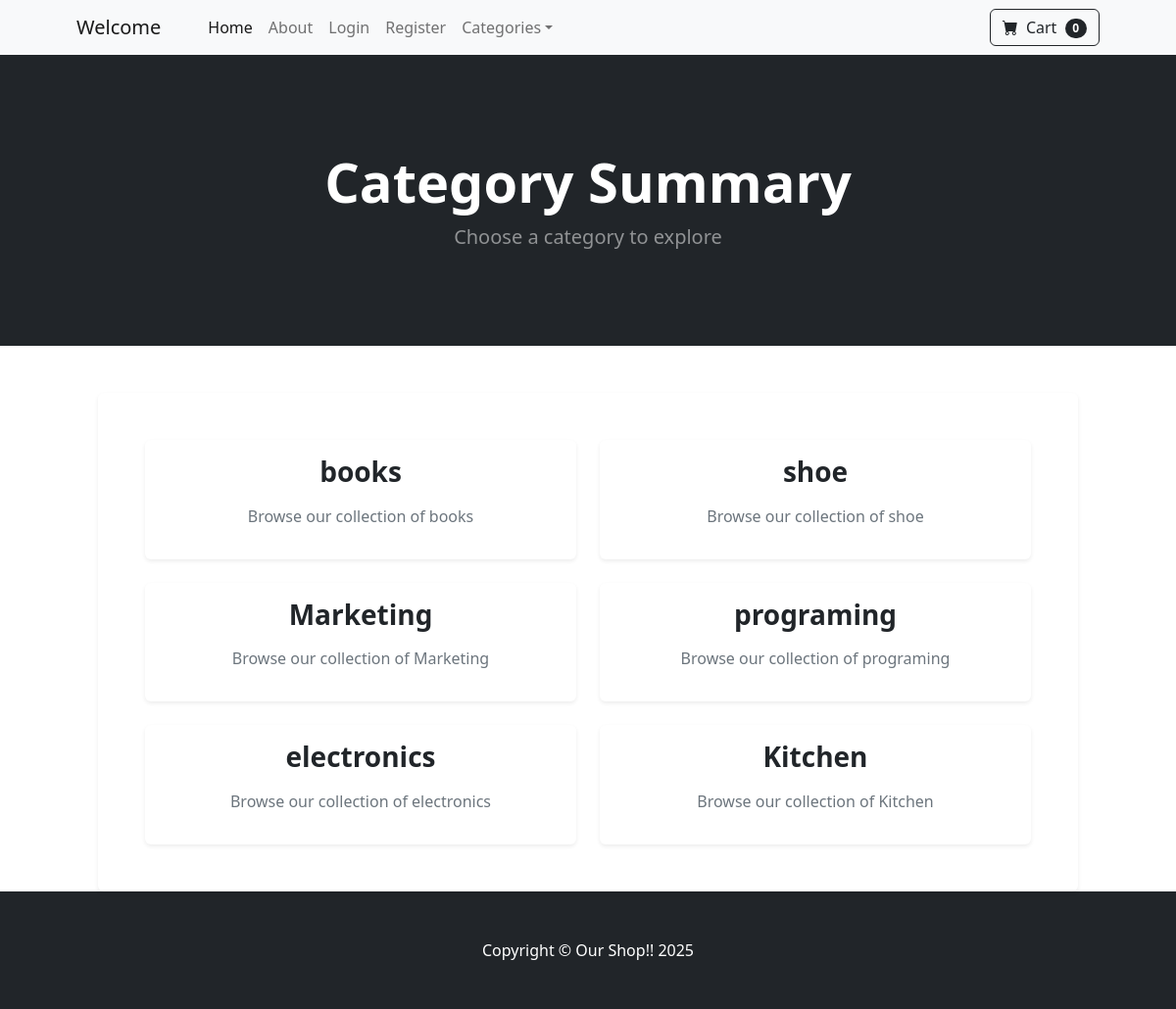
The app's page /category_summary/ with its own data.
### Store/models.py (models this page shows, shortened)
class Category(models.Model):
    name=models.CharField(max_length=50)
    class Meta: # this is for the admin panel
        verbose_name='category'
        verbose_name_plural = 'category'

### Store/views.py (the view)
# urls.py: path('category_summary/',views.category_summary,name='category_summary'),
def category_summary(request):
    categories = CategoryModel.objects.all()
    return render(request,'category_summary.html' ,{'categories':categories})

### cart/cart.py (called while the page is built)
    def __len__(self):
        return len(self.cart)  # return the length of the cart

### cart/context_processors.py (called while the page is built)
def cart(request):
    return {'cart':Cart(request)}

### templates/category_summary.html (shortened to what this page needs)
{% extends "base.html" %}
{% block content %}
<header class="bg-dark py-5">
    <div class="container px-4 px-lg-5 my-5">
        <div class="text-center text-white">
            <h1 class="display-4 fw-bolder">Category Summary</h1>
            <p class="lead fw-normal text-white-50 mb-0">Choose a category to explore</p>
        </div>
    </div>
</header>
<div class="container-fluid px-4 px-lg-5 mt-5">
    <div class="row justify-content-center">
        <div class="col-12 col-md-12 col-lg-12 d-flex justify-content-center">
            <div class="card p-5 shadow-sm border-0" style="max-width: 1000px; width: 100%;">
                <div class="row row-cols-1 row-cols-md-2 g-4">
                    {% for category in categories %}
                    <div class="col">
                        <div class="card h-100 border-0 shadow-sm hover-shadow">
                            <div class="card-body text-center">
                                <h3 class="fw-bold mb-3">
                                    <a href="{% url 'category' category.name %}" class="text-decoration-none text-dark">
                                        {{category.name}}
                                    </a>
                                </h3>
                                <p class="text-muted">Browse our collection of {{category.name}}</p>
                            </div>
                        </div>
                    </div>
                    {% endfor %}
                </div>
            </div>
        </div>
    </div>
</div>
{% endblock %}

### templates/base.html (style rules this page uses)
.card { max-width: 450px; margin: 0 auto; }

### records on screen
Category: name "books"
Category: name "shoe"
Category: name "Marketing"
Category: name "programing"
Category: name "electronics"
Category: name "Kitchen"

### other values on screen
{{ cart|length }} "0"
